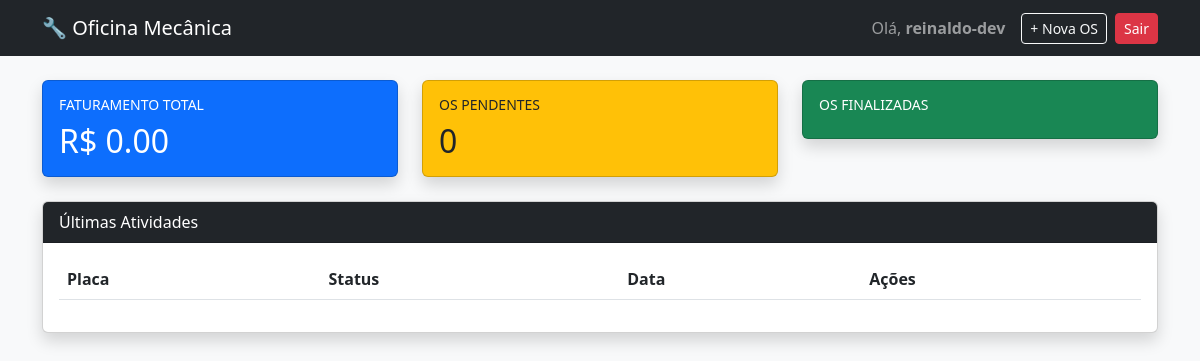
Page /oficina/ (signed in) on the earlier database version.
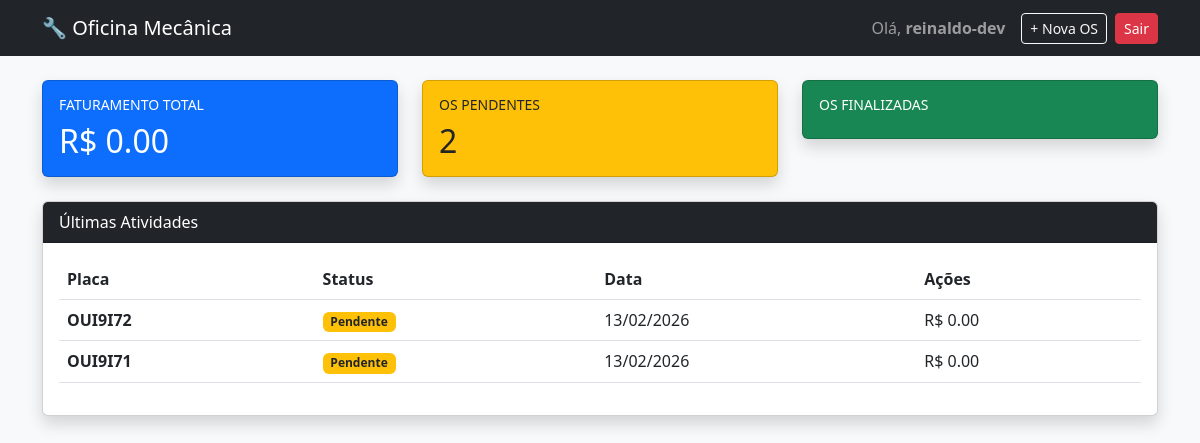
Same page on the later database version.
### gestao/models.py (models this page shows, shortened)
class OrdemServico(models.Model):
    STATUS_CHOICES = [
        ("P", "Pendente"),
        ("A", "Aprovado"),
        ("F", "Finalizado"),
        ("C", "Cancelado"),  # Adicionei Cancelado para maior controle
    ]
    veiculo = models.ForeignKey(Veiculo, on_delete=models.CASCADE)
    mecanico = models.ForeignKey(User, on_delete=models.PROTECT)
    data_criacao = models.DateTimeField(auto_now_add=True)
    status = models.CharField(max_length=1, choices=STATUS_CHOICES, default="P")
    observacoes = models.TextField(blank=True)
    @property
    def total_geral(self):
        return sum(item.valor_total for item in self.itens.all())

class Veiculo(models.Model):
    cliente = models.ForeignKey(
        Cliente, on_delete=models.CASCADE, related_name="veiculos"
    )
    placa = models.CharField(max_length=7, unique=True)
    modelo = models.CharField(max_length=50)
    marca = models.CharField(max_length=50)

### gestao/views.py (the view)
# urls.py: path('', views.dashboard, name="dashboard"),
@login_required
def dashboard(request):
    resumo_status = OrdemServico.objects.values("status").annotate(total=Count("id"))
    todas_os = OrdemServico.objects.all()
    valor_total = sum(os.total_geral for os in todas_os)
    ultimas_os = todas_os.order_by("-data_criacao")[:5]
    return render(
        request,
        "gestao/dashboard.html",
        {
            "ultimas_os": ultimas_os,
            "resumo": resumo_status,
            "valor_total": valor_total,  # Agora a variável vai com valor real!
        },
    )

### gestao/templates/gestao/dashboard.html (shortened to what this page needs)
{% extends 'gestao/base.html' %}
{% block content %}
<div class="row mb-4">
    <div class="col-md-4">
        <div class="card bg-primary text-white shadow">
            <div class="card-body">
                <h6 class="text-uppercase small">Faturamento Total</h6>
                <h2 class="mb-0">R$ {{ valor_total|floatformat:2 }}</h2>
            </div>
        </div>
    </div>
    <div class="col-md-4">
        <div class="card bg-warning text-dark shadow">
            <div class="card-body">
                <h6 class="text-uppercase small">OS Pendentes</h6>
                <h2 class="mb-0">
                    {% for item in resumo %}
                    {% if item.status == 'P' %}{{ item.total }}{% endif %}
                    {% empty %} 0 {% endfor %}
                </h2>
            </div>
        </div>
    </div>
    <div class="col-md-4">
        <div class="card bg-success text-white shadow">
            <div class="card-body">
                <h6 class="text-uppercase small">OS Finalizadas</h6>
            </div>
        </div>
    </div>
</div>
<div class="card shadow">
    <div class="card-header bg-dark text-white">Últimas Atividades</div>
    <div class="card-body">
        <table class="table table-hover">
            <thead>
                <tr>
                    <th>Placa</th>
                    <th>Status</th>
                    <th>Data</th>
                    <th>Ações</th>
                </tr>
            </thead>
            <tbody>
                {% for os in ultimas_os %}
                <tr>
                    <td><strong>{{ os.veiculo.placa|upper }}</strong></td>
                    <td>
                        <span class="badge {% if os.status == 'P' %}bg-warning text-dark{% else %}bg-success{% endif %}">
                            {{ os.get_status_display }}
                        </span>
                    </td>
                    <td>{{ os.data_criacao|date:"d/m/Y" }}</td>
                    <td>
                        R$ {{ os.total_geral|floatformat:"2g" }}
                    </td>
                </tr>
                {% endfor %}
            </tbody>
        </table>
    </div>
</div>
{% endblock %}

Differences in the rows shown:
added OrdemServico: veiculo.placa "OUI9I72", status "Pendente", data_criacao "13/02/2026", total_geral "0.00"
added OrdemServico: veiculo.placa "OUI9I71", status "Pendente", data_criacao "13/02/2026", total_geral "0.00"
Other differences:
new list line: "2"
text no longer shown: "0"
